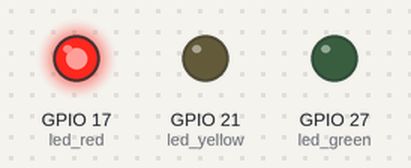
A program run on a simulated Raspberry Pi (BCM pin numbers). Shown: output pins drawn as LEDs (lit = HIGH).

Above: at 0.5 s.
At 2.5 s:
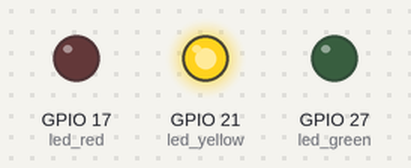
At 4.5 s:
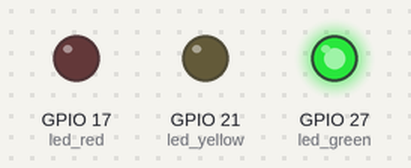
At 5.5 s:
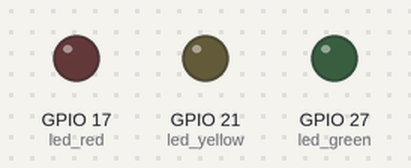
Timing chart, 0 to 7.8 s (numbered marks = the images above):
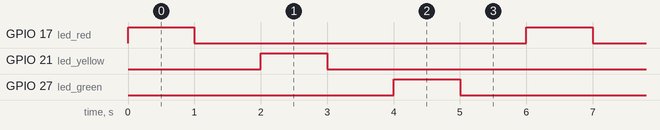

Measured:
- by itself, GPIO 17 (led_red), GPIO 21 (led_yellow), GPIO 27 (led_green): alternates HIGH for 1.0 s and LOW for 5.0 s
- by itself, everything shown: repeats every 6.0 s, in 6 steps

The program:

led.py
```python
from gpiozero import LED
from time import sleep

led_red = LED(17)
led_green = LED(27)
led_yellow = LED(21)

while True:
    led_red.on()
    sleep(1)
    led_red.off()
    sleep(1)

    led_yellow.on()
    sleep(1)
    led_yellow.off()
    sleep(1)

    led_green.on()
    sleep(1)
    led_green.off()
    sleep(1)
```
